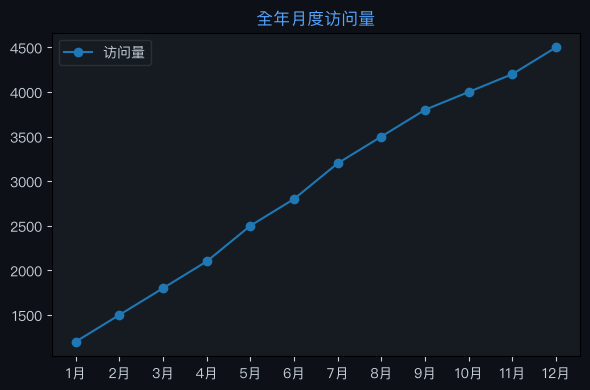

Source code (Python):
import matplotlib
matplotlib.use('Agg')
import matplotlib.pyplot as plt
import matplotlib.font_manager as fm
import json

for f in fm.fontManager.ttflist:
    if 'PingFang' in f.name:
        plt.rcParams['font.family'] = f.name
        break
plt.rcParams['axes.unicode_minus'] = False

labels = ["1月","2月","3月","4月","5月","6月","7月","8月","9月","10月","11月","12月"]
datasets = [{"label":"访问量","data":[1200,1500,1800,2100,2500,2800,3200,3500,3800,4000,4200,4500]}]
chartType = "line"

fig, ax = plt.subplots(figsize=(6, 4))
fig.patch.set_facecolor('#0d1117')
ax.set_facecolor('#161b22')
ax.tick_params(colors='#c9d1d9')

if chartType == 'pie':
    wedges, texts, autotexts = ax.pie(datasets[0]['data'], labels=labels, autopct='%1.1f%%',
        colors=['#238636','#1f6feb','#d29922','#f85149','#a371f7','#3fb950'],
        textprops={'color':'#c9d1d9'})
else:
    for ds in datasets:
        if chartType == 'bar':
            ax.bar(labels, ds['data'], label=ds['label'])
        elif chartType == 'line':
            ax.plot(labels, ds['data'], marker='o', label=ds['label'])
    ax.legend(facecolor='#161b22', edgecolor='#30363d', labelcolor='#c9d1d9')

ax.set_title("全年月度访问量", color='#58a6ff', fontsize=12)
plt.tight_layout()
plt.savefig("/Users/wisonzhu/projects/ag-ui-demo/.tmp/chart_215arx.png", dpi=100, bbox_inches='tight', facecolor='#0d1117')
